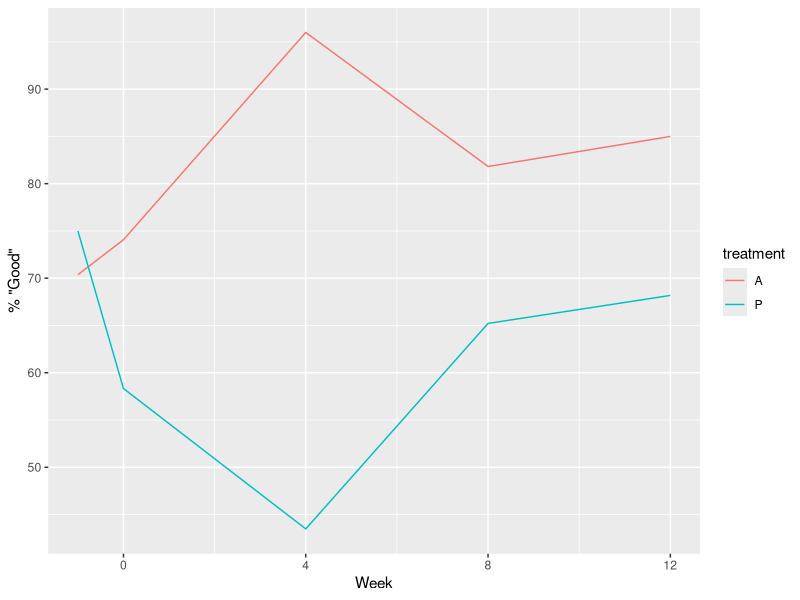
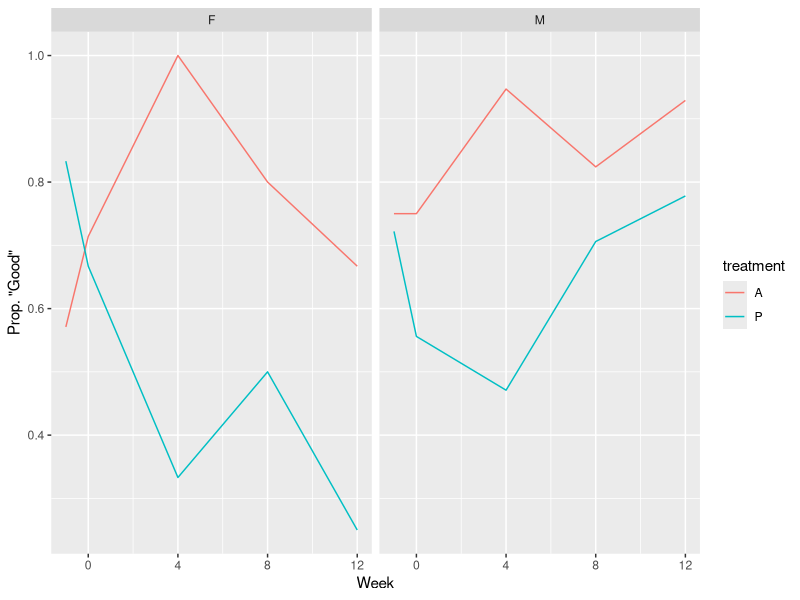

Here is the R script that generated these plots, in order:
## ---- chunk 1
knitr::opts_chunk$set(echo = FALSE, dev = "pdf")
library("dplyr")
library("tidyr")
library("ggplot2")
## ---- chunk 2
# Read data from file
arthritis.data <- read.delim(file = "data/arthritis.txt", 
                             header = FALSE,
                             sep = " ", 
                             na.strings = ".")
# Assign column names
colnames(arthritis.data) <- c("id", "sex", "age", "treatment", "r.n1", "r.0", "r.4", "r.8", "r.12")

# Tranform to long format
arthritis.long <- gather(data = arthritis.data, 
                         key = "week.cat", 
                         value = "status",
                         -id, -sex, -age, -treatment)

# Add numeric week column
arthritis.long$week <- NA
arthritis.long$week[arthritis.long$week.cat == "r.n1"] <- -1
arthritis.long$week[arthritis.long$week.cat == "r.0"] <- 0
arthritis.long$week[arthritis.long$week.cat == "r.4"] <- 4
arthritis.long$week[arthritis.long$week.cat == "r.8"] <- 8
arthritis.long$week[arthritis.long$week.cat == "r.12"] <- 12
## ---- chunk 3
arthritis.table <- arthritis.long %>%
  group_by(treatment, week) %>%
  summarise(count = sum(!is.na(status)),
            num.good = sum(status == 1, na.rm = TRUE))
arthritis.table$perc.good <- 100 * (round(arthritis.table$num.good / arthritis.table$count, 4))
## ---- chunk 4
status.plot <- ggplot(data = arthritis.table, mapping = aes(x = week, y = perc.good, group = treatment, color = treatment)) +
  geom_line() +
  ylab(label = "% \"Good\"") +
  xlab(label = "Week")
print(status.plot)

## ---- chunk 5
by.sex.table <- arthritis.long %>%
  group_by(treatment, week, sex) %>%
  summarize(count = sum(!is.na(status)),
            num.good = sum(status == 1, na.rm = TRUE))
by.sex.table$prop.good <- round((by.sex.table$num.good / by.sex.table$count), 3)

status.by.sex.plot <- ggplot(data = by.sex.table, mapping = aes(x = week, y = prop.good, group = treatment, color = treatment)) +
  # geom_line()
  geom_line() +
  facet_grid(. ~ sex) +
  ylab(label = "Prop. \"Good\"") +
  xlab(label = "Week")
print(status.by.sex.plot)
